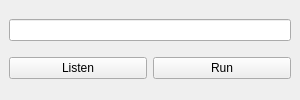
<?xml version="1.0" encoding="UTF-8"?>
<ui version="4.0">
 <class>MainWindow</class>
 <widget class="QMainWindow" name="MainWindow">
  <property name="geometry">
   <rect>
    <x>0</x>
    <y>0</y>
    <width>300</width>
    <height>100</height>
   </rect>
  </property>
  <property name="windowTitle">
   <string>Robot Boi</string>
  </property>
  <widget class="QWidget" name="centralwidget">
   <layout class="QVBoxLayout" name="verticalLayout">
    <item>
     <widget class="QLineEdit" name="instruction_inp"/>
    </item>
    <item>
     <layout class="QHBoxLayout" name="horizontalLayout">
      <item>
       <widget class="QPushButton" name="listen_btn">
        <property name="text">
         <string>Listen</string>
        </property>
       </widget>
      </item>
      <item>
       <widget class="QPushButton" name="run_btn">
        <property name="text">
         <string>Run</string>
        </property>
       </widget>
      </item>
     </layout>
    </item>
   </layout>
  </widget>
  <widget class="QMenuBar" name="menubar">
   <property name="geometry">
    <rect>
     <x>0</x>
     <y>0</y>
     <width>300</width>
     <height>21</height>
    </rect>
   </property>
  </widget>
 </widget>
 <resources/>
 <connections/>
</ui>
